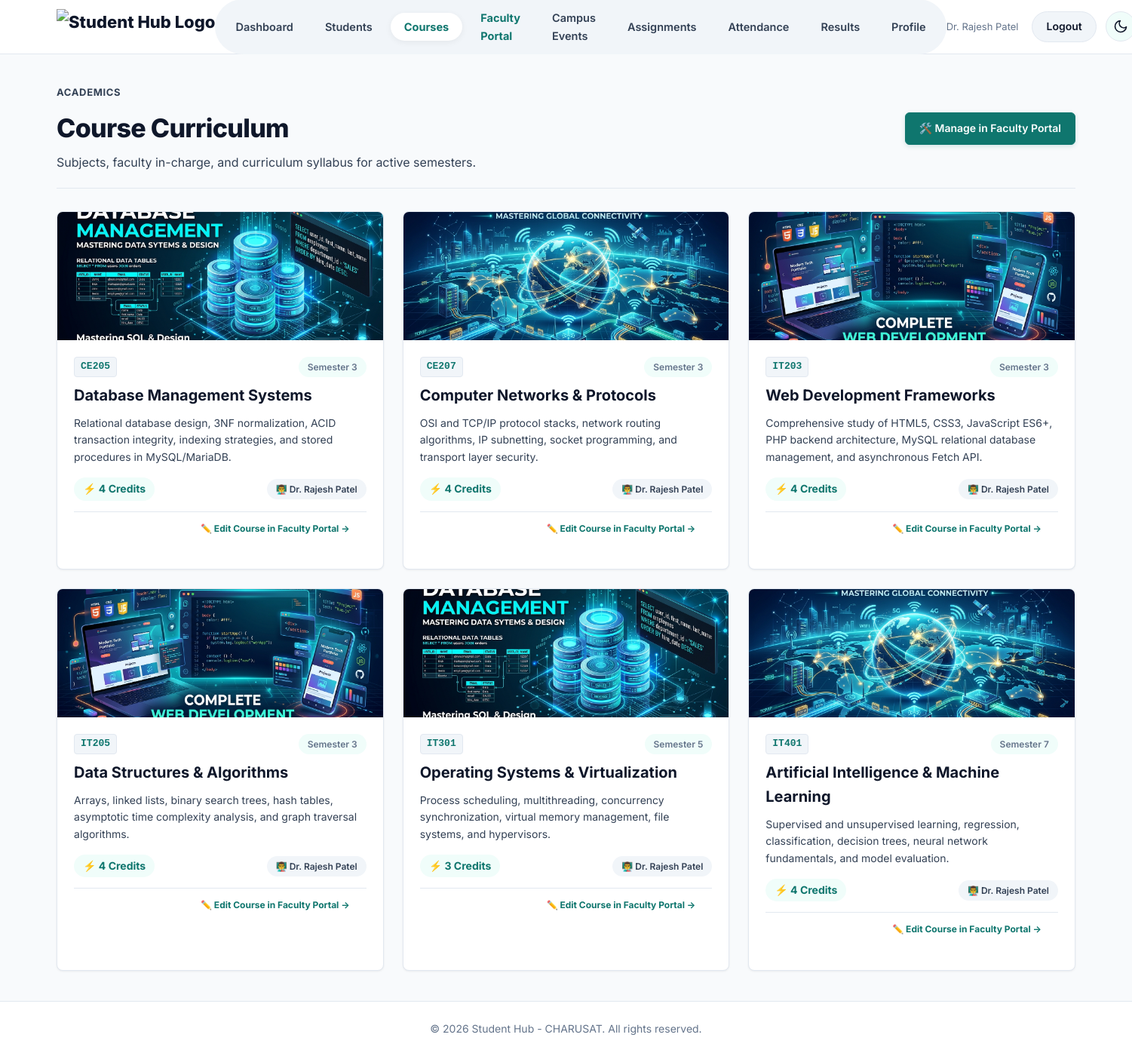
The page /Pages/courses.php (signed in) on the database its author committed.
### tables this page shows
CREATE TABLE `courses` (
    `course_id` INT UNSIGNED AUTO_INCREMENT PRIMARY KEY,
    `course_code` VARCHAR(20) NOT NULL UNIQUE,
    `course_title` VARCHAR(150) NOT NULL,
    `department` VARCHAR(100) NOT NULL DEFAULT 'Computer Engineering',
    `faculty_id` INT UNSIGNED NULL,
    `credits` TINYINT UNSIGNED NOT NULL DEFAULT 4,
    `semester` TINYINT UNSIGNED NOT NULL DEFAULT 3,
    `description` TEXT NULL,
    `thumbnail_url` VARCHAR(255) NULL,
    `created_at` TIMESTAMP NOT NULL DEFAULT CURRENT_TIMESTAMP,
    `updated_at` TIMESTAMP NOT NULL DEFAULT CURRENT_TIMESTAMP ON UPDATE CURRENT_TIMESTAMP,
    CONSTRAINT `fk_course_faculty` FOREIGN KEY (`faculty_id`)
        REFERENCES `users` (`user_id`) ON DELETE SET NULL ON UPDATE CASCADE,
    INDEX `idx_courses_code` (`course_code`),
    INDEX `idx_courses_department` (`department`),
    INDEX `idx_courses_semester` (`semester`)
);

### StudentHUB_php/auth.php (called while the page is built, shortened)
<?php
function initSession(): void
{
    if (session_status() === PHP_SESSION_NONE) {
        $isHttps = (!empty($_SERVER['HTTPS']) && $_SERVER['HTTPS'] !== 'off')
            || (isset($_SERVER['SERVER_PORT']) && (int)$_SERVER['SERVER_PORT'] === 443);
    }
}
function checkSessionTimeout(int $timeoutSeconds = SESSION_TIMEOUT_SECONDS): bool
{
    if (!empty($_SESSION['user'])) {
        $now = time();
    }
    return true;
}
function requireLogin(int $timeoutSeconds = SESSION_TIMEOUT_SECONDS): array
{
    return $_SESSION['user'];
}

### Pages/courses.php (the view, shortened to what this page needs)
<?php
require_once __DIR__ . '/../StudentHUB_php/auth.php';
$currentUser = requireLogin();
$isFaculty = in_array($currentUser['role'] ?? '', ['teacher', 'admin'], true);
$courses = [];
try {
    $db = getDatabaseConnection();
    $sql = "SELECT c.course_id, c.course_code, c.course_title, c.department,
                   c.faculty_id, c.credits, c.semester, c.description, c.thumbnail_url,
                   COALESCE(u.full_name, 'Department Faculty') AS faculty_name
            FROM courses c
            LEFT JOIN users u ON c.faculty_id = u.user_id
            ORDER BY c.semester ASC, c.course_code ASC";
    $result = $db->query($sql);
    if ($result) {
        $courses = $result->fetch_all(MYSQLI_ASSOC);
    }
} catch (Throwable $e) {
    error_log('[StudentHub Courses Page Error] ' . $e->getMessage());
}
?>
<!DOCTYPE html>
<html lang="en">
<head>
    <link rel="stylesheet" href="../css/style.css">
    <link rel="stylesheet" href="../css/courses.css">
</head>
<body>
    <header class="site-header">
        <a class="brand" href="../index.html">
            <img src="../img/logo.png" alt="Student Hub Logo">
        </a>
        <nav class="main-nav" aria-label="Course Navigation">
            <a href="dashboard.php">Dashboard</a>
            <a href="students.php">Students</a>
            <a href="courses.php" class="active">Courses</a>
            <?php if ($isFaculty): ?>
                <a href="faculty.php" style="color: var(--brand-primary); font-weight: 700;">Faculty Portal</a>
            <?php endif; ?>
            <a href="events.php">Campus Events</a>
            <a href="assignment.php">Assignments</a>
            <a href="attendance.php">Attendance</a>
            <a href="result.php">Results</a>
            <a href="profile.php">Profile</a>
        </nav>
        <div class="header-right">
            <div class="header-actions">
                <span style="font-size: 13px; color: var(--text-muted); margin-right: 8px;">
                    <?= htmlspecialchars($currentUser['name'] ?? '', ENT_QUOTES, 'UTF-8') ?>
                </span>
                <a class="btn-logout" id="logoutLink" href="../StudentHUB_php/logout.php">Logout</a>
            </div>
            <button id="themeToggle" class="theme-toggle" aria-label="Toggle Light/Dark Theme" type="button">
                <svg class="moon-icon" viewBox="0 0 24 24"><path d="M21 12.79A9 9 0 1 1 11.21 3 7 7 0 0 0 21 12.79z"></path></svg>
            </button>
        </div>
    </header>
    <main class="page-shell">
        <section class="page-heading">
            <div>
                <p class="eyebrow">Academics</p>
                <h1>Course Curriculum</h1>
                <p>Subjects, faculty in-charge, and curriculum syllabus for active semesters.</p>
            </div>
            <?php if ($isFaculty): ?>
                <div style="display: flex; gap: 10px; align-items: center;">
                    <a href="faculty.php" class="btn btn-primary">🛠️ Manage in Faculty Portal</a>
                </div>
            <?php endif; ?>
        </section>
        <section class="course-grid">
            <?php if (empty($courses)): ?>
                <div style="grid-column: 1/-1; text-align: center; padding: 40px; color: var(--text-muted); background: var(--bg-card); border-radius: 8px; border: 1px dashed var(--border-color);">
                    No courses currently scheduled in the database.
                </div>
            <?php else: ?>
                <?php foreach ($courses as $c): ?>
                    <?php
                    $thumb = !empty($c['thumbnail_url']) ? $c['thumbnail_url'] : '../img/web-development.jpg';
                    $sem = (int)($c['semester'] ?? 1);
                    $credits = (int)($c['credits'] ?? 4);
                    $code = htmlspecialchars($c['course_code'], ENT_QUOTES, 'UTF-8');
                    $title = htmlspecialchars($c['course_title'], ENT_QUOTES, 'UTF-8');
                    $desc = htmlspecialchars($c['description'] ?? 'Curriculum syllabus topics and practical modules.', ENT_QUOTES, 'UTF-8');
                    $facultyName = htmlspecialchars($c['faculty_name'] ?? 'Faculty Member', ENT_QUOTES, 'UTF-8');
                    ?>
                    <article class="course-card">
                        <div class="course-thumb">
                            <img src="<?= htmlspecialchars($thumb, ENT_QUOTES, 'UTF-8') ?>" alt="<?= $title ?> Course" onerror="this.onerror=null; this.src='../img/web-development.jpg';">
                        </div>
                        <div>
                            <div style="display: flex; justify-content: space-between; align-items: center; margin-bottom: 8px;">
                                <span style="font-family: monospace; font-weight: 700; font-size: 13px; color: var(--brand-primary); background: var(--bg-subtle); padding: 2px 8px; border-radius: 4px; border: 1px solid var(--border-color);">
                                    <?= $code ?>
                                </span>
                                <span style="font-size: 12px; color: var(--text-muted); font-weight: 600;">
                                    Semester <?= $sem ?>
                                </span>
                            </div>
                            <h2><?= $title ?></h2>
                            <p><?= $desc ?></p>
                            <div style="display: flex; justify-content: space-between; align-items: center; margin-top: 14px; flex-wrap: wrap; gap: 8px;">
                                <span>⚡ <?= $credits ?> Credits</span>
                                <span style="background: var(--bg-subtle); color: var(--text-secondary); font-size: 12px; font-weight: 600;">
                                    👨‍🏫 <?= $facultyName ?>
                                </span>
                            </div>
                            <?php if ($isFaculty): ?>
                                <div style="margin-top: 14px; padding-top: 12px; border-top: 1px solid var(--border-color); display: flex; justify-content: flex-end;">
                                    <a href="faculty.php" style="font-size: 12px; color: var(--brand-primary); text-decoration: none; font-weight: 700; display: inline-flex; align-items: center; gap: 4px;">
                                        ✏️ Edit Course in Faculty Portal &rarr;
                                    </a>
                                </div>
                            <?php endif; ?>
                        </div>
                    </article>
                <?php endforeach; ?>
            <?php endif; ?>
        </section>
    </main>
    <footer class="site-footer">
        <p>&copy; 2026 Student Hub - CHARUSAT. All rights reserved.</p>
    </footer>
</body>
</html>

### css/courses.css (style rules this page uses)
.course-grid { display: grid; grid-template-columns: repeat(3, 1fr); gap: 25px; }
.course-card { background-color: var(--bg-card); border: 1px solid var(--border-color); border-radius: var(--radius-md, 8px); overflow: hidden; box-shadow: var(--shadow-sm); transition: transform var(--transition-fast, 0.2s), box-shadow var(--transition-fast, 0.2s), border-color var(--transition-fast, 0.2s); }
.course-thumb { background-color: var(--bg-subtle); height: 170px; display: flex; align-items: center; justify-content: center; color: var(--text-muted); font-weight: bold; overflow: hidden; }
.course-thumb img { width: 100%; height: 100%; object-fit: cover; display: block; transition: transform 0.4s ease; }
.course-card div:last-child { padding: 22px; }
.course-card h2 { font-size: 20px; font-weight: 700; margin-bottom: 10px; color: var(--text-primary); }
.course-card p { font-size: 14px; color: var(--text-secondary); margin-bottom: 16px; min-height: 44px; }
.course-card span { display: inline-block; font-weight: 700; color: var(--brand-primary); font-size: 14px; background-color: var(--bg-accent-subtle); padding: 4px 12px; border-radius: var(--radius-full, 9999px); }

### rows shown on the page
courses: thumbnail_url (picture), course_code "CE205", semester "3", course_title "Database Management Systems", description "Relational database design, 3NF normalization, ACID transaction integrity, indexing strategies, and stored procedures in MySQL/MariaDB.", credits "4", facultyName "Dr. Rajesh Patel"
courses: thumbnail_url (picture), course_code "CE207", semester "3", course_title "Computer Networks & Protocols", description "OSI and TCP/IP protocol stacks, network routing algorithms, IP subnetting, socket programming, and transport layer security.", credits "4", facultyName "Dr. Rajesh Patel"
courses: thumbnail_url (picture), course_code "IT203", semester "3", course_title "Web Development Frameworks", description "Comprehensive study of HTML5, CSS3, JavaScript ES6+, PHP backend architecture, MySQL relational database management, and asynchronous Fetch API.", credits "4", facultyName "Dr. Rajesh Patel"
courses: thumbnail_url (picture), course_code "IT205", semester "3", course_title "Data Structures & Algorithms", description "Arrays, linked lists, binary search trees, hash tables, asymptotic time complexity analysis, and graph traversal algorithms.", credits "4", facultyName "Dr. Rajesh Patel"
courses: thumbnail_url (picture), course_code "IT301", semester "5", course_title "Operating Systems & Virtualization", description "Process scheduling, multithreading, concurrency synchronization, virtual memory management, file systems, and hypervisors.", credits "3", facultyName "Dr. Rajesh Patel"
courses: thumbnail_url (picture), course_code "IT401", semester "7", course_title "Artificial Intelligence & Machine Learning", description "Supervised and unsupervised learning, regression, classification, decision trees, neural network fundamentals, and model evaluation.", credits "4", facultyName "Dr. Rajesh Patel"

### other values the page prints
$currentUser['name'] "Dr. Rajesh Patel"
